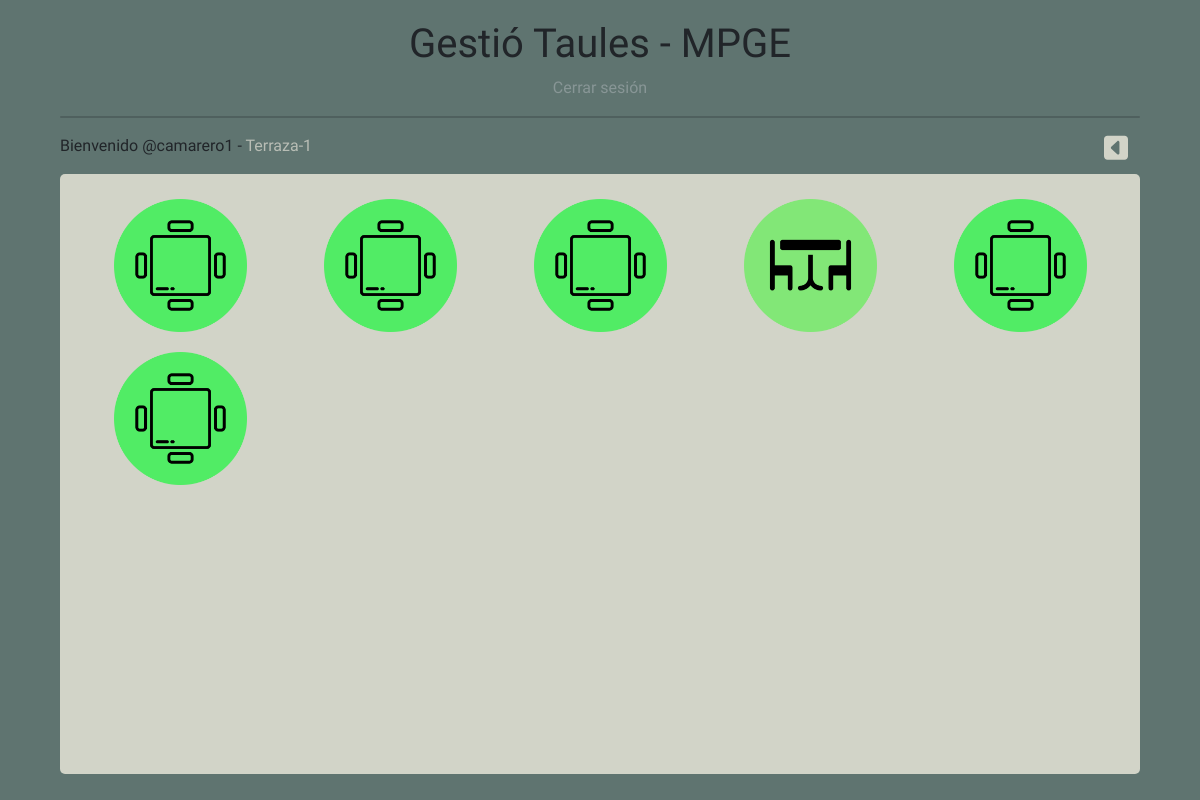
The page /view/mostrarmesas.php?sala=1 on the database its author committed.
### tables this page shows
CREATE TABLE `tbl_sala` (
  `Id_sala` int(11) NOT NULL,
  `capacidad_sala` int(11) NOT NULL,
  `nombre_sala` varchar(50) NOT NULL
);

CREATE TABLE `tbl_mesa` (
  `Id_mesa` int(11) NOT NULL,
  `capacidad_mesa` int(11) NOT NULL,
  `Estado` enum('ocupada','libre','mantenimiento') NOT NULL,
  `Sala` int(11) NOT NULL
);

### modal/sala.php (called while the page is built, shortened)
<?php
class Sala{
   public static function nameById(int $id){
       require "../controller/conexion.php";
       try {
           $stmt=$pdo->prepare("SELECT nombre_sala FROM tbl_sala where Id_sala=?");
           $stmt -> bindparam( 1,$id);
           $stmt->execute();
           $resultado= $stmt -> fetch(PDO::FETCH_ASSOC);
           return $resultado;
       }catch (Exception $e){
           echo "<script>alert('Error al mostrar datos de las salas')</script>";
       }
   }
}

### modal/mesa.php (called while the page is built, shortened)
<?php
class Mesa{
    public static function getAllBySalaId (int $id){
        require "../controller/conexion.php";
        try {
            $stmt=$pdo->prepare("SELECT  * FROM tbl_mesa where Sala=?");
            $stmt -> bindparam( 1,$id);
            $stmt->execute();
            return $stmt;
        }catch (Exception $e){
            echo "<script>alert('Error al mostrar datos de las mesas de la sala '.$id)</script>";
        }
    }
}

### view/mostrarmesas.php (the view, shortened to what this page needs)
<!DOCTYPE html>
<html lang="en">
<head>
    <link href="https://cdn.jsdelivr.net/npm/bootstrap@5.1.3/dist/css/bootstrap.min.css" rel="stylesheet">
    <link rel="stylesheet" href="../static/css/styles.css">
</head>
<body>
<div class="nav">
    <h1>Gestió Taules - MPGE</h1>
    <a class="cerrarsesion" href="login.html">Cerrar sesión</a>
    <hr class="separador">
</div>
<div class="mininav">
    <p class="bienvenida">Bienvenido @camarero1 - <span>
    <?php
    require_once "../modal/sala.php";
    $ListaSalas=Sala::nameById($_GET['sala']);
    foreach ($ListaSalas as $salas => $sala){
        echo $sala;
    }
    ?>
            </span></p>
    <a href="../view/principal.php" title="close" class="close"></a>
</div>
<?php
require_once '../controller/conexion.php';
require_once '../modal/mesa.php';
$mesas=Mesa::getAllBySalaId($_GET['sala']);
$resultado = $mesas->fetchAll(PDO::FETCH_ASSOC);
?>
<div class="contenedor">
    <?php
    foreach ($resultado as $mesa){
        echo "<div class='mesas'>";
        if($mesa['capacidad_mesa']=='4' && $mesa['Estado']=='libre'){
            echo "<img name='js-open-modal' src='../static/img/4disponible.png'"."onClick="."clickMe2({$mesa['Id_mesa']},'ocupada',{$_GET['sala']})".">";
        }
        if($mesa['capacidad_mesa']=='2' && $mesa['Estado']=='libre'){
            echo "<img  name='js-open-modal' src='../static/img/2disponible.png'"."onClick="."clickMe2({$mesa['Id_mesa']},'ocupada',{$_GET['sala']})".">";
        }
        echo "</div>";
    }
    ?>
</div>
</body>
</html>

### static/css/styles.css (style rules this page uses)
* { font-family: 'Lilita One', cursive; padding: 0; margin: 0; text-decoration: none; list-style: none; box-sizing: border-box; }
body { background-color: #5F7470; }
::placeholder { color: #889696; opacity: 1; }
.nav { padding: 20px 0 0 0; display: flex; flex-direction: column; align-items: center; }
.separador { width: 90%; }
hr:not([size]) { height: 2px; border-radius: 5px; }
.cerrarsesion { text-decoration: none; color: #889696; }
.bienvenida { padding: 0 0 0 5%; }
.contenedor { width: 90%; height: calc(100vh - 200px); background-color: #D2D4C8; margin: 0 auto; border-radius: 5px; justify-content: center; align-items: baseline; padding: 15px; }
span { color: #B8BDB5; }
.mininav { display: flex; }
.close { width: 2%; height: 2%; position: fixed; left: 92%; fill: #D2D4C8; }
.mesas { width: 20%; height: auto; display: flex; justify-content: center; padding: 10px; overflow: hidden; float: left; }
.mesas img { width: 70%; }

### rows shown on the page
tbl_sala: nombre_sala "Terraza-1"
tbl_mesa: capacidad_mesa 4 (drawn)
tbl_mesa: capacidad_mesa 4 (drawn)
tbl_mesa: capacidad_mesa 4 (drawn)
tbl_mesa: capacidad_mesa 2 (drawn)
tbl_mesa: capacidad_mesa 4 (drawn)
tbl_mesa: capacidad_mesa 4 (drawn)
